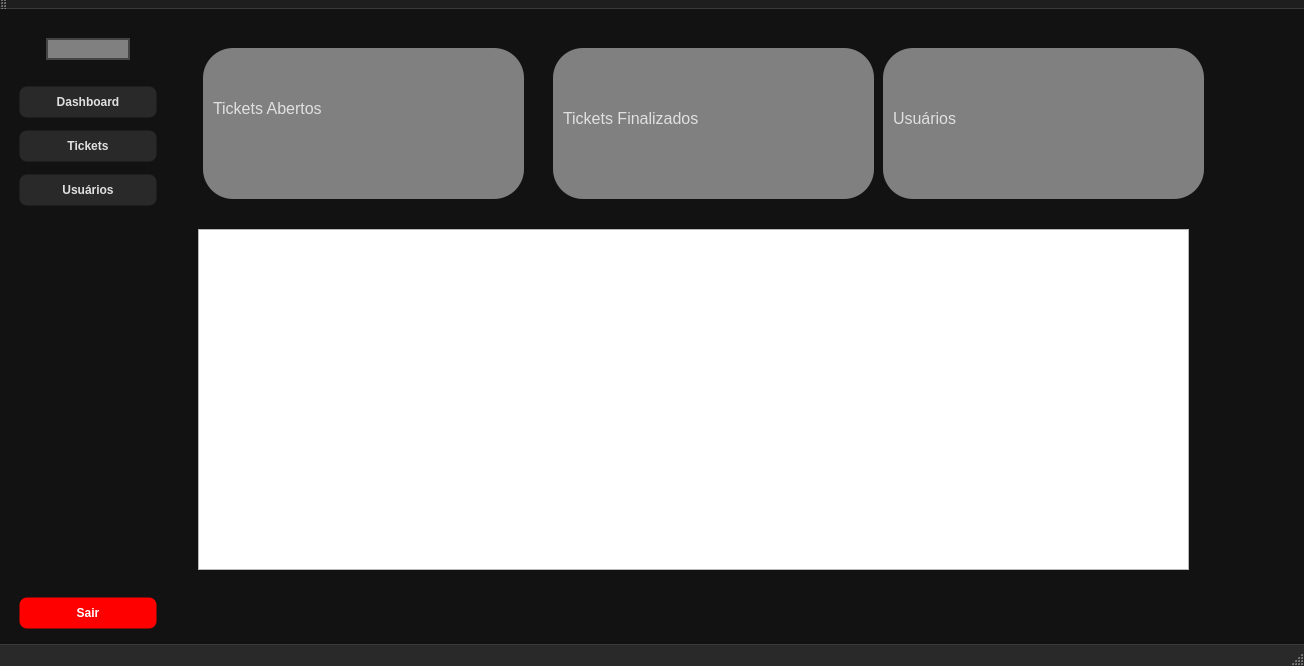
<?xml version="1.0" encoding="UTF-8"?>
<ui version="4.0">
 <class>Main</class>
 <widget class="QMainWindow" name="Main">
  <property name="geometry">
   <rect>
    <x>0</x>
    <y>0</y>
    <width>1304</width>
    <height>666</height>
   </rect>
  </property>
  <property name="windowTitle">
   <string>GERENCIADOR DE TICKETS</string>
  </property>
  <property name="styleSheet">
   <string notr="true">
    QMainWindow {
        background-color: #121212;
        color: #e0e0e0;
        font-family: &quot;Segoe UI&quot;, Tahoma, Geneva, Verdana, sans-serif;
        font-size: 14px;
    }
    QWidget#verticalLayoutWidget {
        	background-color: grey;
        
        border-right: 1px solid #2e2e2e;
    }
    QPushButton {
        background-color: #292929;
        color: #e0e0e0;
        border-radius: 8px;
        padding: 8px 15px;
        margin: 6px 10px;
        font-weight: 600;
        border: 1px solid transparent;
        transition: all 150ms ease-in-out;
        box-shadow: 0 2px 5px rgba(0,0,0,0.5);
    }
    QPushButton:hover {
        background-color: #3c3c3c;
        border: 1px solid #5a5a5a;
        box-shadow: 0 5px 15px rgba(0,0,0,0.7);
    }
    QPushButton:pressed {
        background-color: #222222;
        box-shadow: none;
    }
    QLabel#label {
        margin-top: 20px;
        margin-bottom: 20px;
        padding: 0;
        qproperty-alignment: 'AlignHCenter | AlignVCenter';
    }
    QLabel {
        color: #e0e0e0;
        font-size: 16px;
    }
    QStatusBar {
        background-color: #292929;
        color: #b0b0b0;
        border-top: 1px solid #3a3a3a;
        font-size: 12px;
    }
    QToolBar {
        background-color: #1e1e1e;
        border-bottom: 1px solid #3a3a3a;
        spacing: 6px;
    }
    QScrollBar:vertical {
        background: #1e1e1e;
        width: 12px;
        margin: 20px 0 20px 0;
        border-radius: 6px;
    }
    QScrollBar::handle:vertical {
        background: #444;
        min-height: 20px;
        border-radius: 6px;
    }
    QScrollBar::handle:vertical:hover {
        background: #666;
    }
    QScrollBar::add-line:vertical, QScrollBar::sub-line:vertical {
        height: 0;
    }
   </string>
  </property>
  <widget class="QWidget" name="centralwidget">
   <property name="styleSheet">
    <string notr="true">/* Estilo Geral da Janela */
QMainWindow {
    background-color: #121212;
    color: #e0e0e0;
    font-family: &quot;Segoe UI&quot;, Tahoma, Geneva, Verdana, sans-serif;
    font-size: 14px;
}

/* Menu Lateral */
QWidget#verticalLayoutWidget {
    background: qlineargradient(x1:0, y1:0, x2:0, y2:1,
        stop:0 #1c1c1c, stop:1 #2a2a2a);
    border-right: 1px solid #2e2e2e;
}

/* Botões padrão */
QPushButton {
    background-color: #292929;
    color: #e0e0e0;
    border-radius: 8px;
    padding: 8px 15px;
    margin: 6px 10px;
    font-weight: 600;
    border: 1px solid transparent;
    box-shadow: 0 2px 5px rgba(0,0,0,0.5);
}
QPushButton:hover {
    background-color: #3c3c3c;
    border: 1px solid #5a5a5a;
    box-shadow: 0 5px 15px rgba(0,0,0,0.7);
}
QPushButton:pressed {
    background-color: #222222;
    box-shadow: none;
}

/* Botão vermelho de sair */
QPushButton#pushButton_3 {
    background-color: #d32f2f;
    color: white;
}
QPushButton#pushButton_3:hover {
    background-color: #b71c1c;
}

/* Label do ícone */
QLabel#label {
    margin-top: 20px;
    margin-bottom: 20px;
    padding: 0;
    qproperty-alignment: 'AlignHCenter | AlignVCenter';
    border-radius: 15px;
    border: 2px solid #444;
    max-width: 80px;
    max-height: 80px;
    background-color: #555;
}

/* Labels de Títulos */
QLabel {
    color: #e0e0e0;
    font-size: 16px;
}
QLabel#label_4 {
    font-size: 20px;
    font-weight: bold;
    color: #90caf9;
}

/* Campo de texto simples */
QLineEdit, QTextEdit {
    background-color: #1e1e1e;
    border: 1px solid #444;
    border-radius: 6px;
    padding: 6px 10px;
    color: #fff;
    font-size: 14px;
}
QLineEdit:focus, QTextEdit:focus {
    border: 1px solid #90caf9;
    background-color: #252525;
}

/* Tabela de dados */
QTableWidget {
    background-color: #1e1e1e;
    color: #e0e0e0;
    border: none;
    gridline-color: #333;
    font-size: 13px;
    selection-background-color: #455a64;
    selection-color: #ffffff;
}
QHeaderView::section {
    background-color: #263238;
    color: #fff;
    padding: 8px;
    border: 1px solid #3a3a3a;
    font-weight: bold;
}
QTableWidget::item:hover {
    background-color: #37474f;
}

/* Barra de status */
QStatusBar {
    background-color: #292929;
    color: #b0b0b0;
    border-top: 1px solid #3a3a3a;
    font-size: 12px;
}

/* ToolBar */
QToolBar {
    background-color: #1e1e1e;
    border-bottom: 1px solid #3a3a3a;
    spacing: 6px;
}

/* Scrollbars */
QScrollBar:vertical {
    background: #1e1e1e;
    width: 12px;
    margin: 20px 0;
    border-radius: 6px;
}
QScrollBar::handle:vertical {
    background: #444;
    min-height: 20px;
    border-radius: 6px;
}
QScrollBar::handle:vertical:hover {
    background: #666;
}
QScrollBar::add-line:vertical, QScrollBar::sub-line:vertical {
    height: 0;
}
</string>
   </property>
   <layout class="QGridLayout" name="gridLayout">
    <item row="0" column="0">
     <layout class="QVBoxLayout" name="verticalLayout">
      <property name="spacing">
       <number>0</number>
      </property>
      <item>
       <widget class="QLabel" name="label">
        <property name="minimumSize">
         <size>
          <width>60</width>
          <height>60</height>
         </size>
        </property>
        <property name="styleSheet">
         <string notr="true">
         margin-left: auto; margin-right: auto;
         max-width: 80px;
         max-height: 80px;
         border-radius: 15px;
         border: 2px solid #444;
		background-color: grey
        </string>
        </property>
        <property name="pixmap">
         <pixmap>ticket.png</pixmap>
        </property>
       </widget>
      </item>
      <item>
       <widget class="QPushButton" name="btn_dash">
        <property name="minimumSize">
         <size>
          <width>0</width>
          <height>40</height>
         </size>
        </property>
        <property name="text">
         <string>Dashboard</string>
        </property>
       </widget>
      </item>
      <item>
       <widget class="QPushButton" name="btn_tel_tickets">
        <property name="minimumSize">
         <size>
          <width>0</width>
          <height>40</height>
         </size>
        </property>
        <property name="text">
         <string>Tickets</string>
        </property>
       </widget>
      </item>
      <item>
       <widget class="QPushButton" name="btn_tela_usurios">
        <property name="minimumSize">
         <size>
          <width>0</width>
          <height>40</height>
         </size>
        </property>
        <property name="text">
         <string>Usuários</string>
        </property>
       </widget>
      </item>
      <item>
       <spacer name="verticalSpacer">
        <property name="orientation">
         <enum>Qt::Vertical</enum>
        </property>
        <property name="sizeHint" stdset="0">
         <size>
          <width>158</width>
          <height>358</height>
         </size>
        </property>
       </spacer>
      </item>
      <item>
       <widget class="QPushButton" name="pushButton_3">
        <property name="minimumSize">
         <size>
          <width>0</width>
          <height>40</height>
         </size>
        </property>
        <property name="styleSheet">
         <string notr="true">background-color: red</string>
        </property>
        <property name="text">
         <string>Sair</string>
        </property>
       </widget>
      </item>
     </layout>
    </item>
    <item row="0" column="1">
     <widget class="QStackedWidget" name="stackedWidget">
      <property name="currentIndex">
       <number>4</number>
      </property>
      <widget class="QWidget" name="page">
       <widget class="QTableWidget" name="tb_tickets">
        <property name="geometry">
         <rect>
          <x>90</x>
          <y>150</y>
          <width>911</width>
          <height>351</height>
         </rect>
        </property>
        <column>
         <property name="text">
          <string>N°</string>
         </property>
        </column>
        <column>
         <property name="text">
          <string>Título</string>
         </property>
        </column>
        <column>
         <property name="text">
          <string>Cliente</string>
         </property>
        </column>
        <column>
         <property name="text">
          <string>Prioridade</string>
         </property>
        </column>
        <column>
         <property name="text">
          <string>Status</string>
         </property>
        </column>
        <column>
         <property name="text">
          <string>Data de Criação</string>
         </property>
        </column>
        <column>
         <property name="text">
          <string>Ações</string>
         </property>
        </column>
       </widget>
       <widget class="QPushButton" name="btn_novo_ticket">
        <property name="geometry">
         <rect>
          <x>50</x>
          <y>60</y>
          <width>181</width>
          <height>51</height>
         </rect>
        </property>
        <property name="text">
         <string>Novo Ticket</string>
        </property>
       </widget>
       <widget class="QLineEdit" name="search_tickets">
        <property name="geometry">
         <rect>
          <x>500</x>
          <y>60</y>
          <width>200</width>
          <height>41</height>
         </rect>
        </property>
        <property name="placeholderText">
         <string>Buscar tickets...</string>
        </property>
       </widget>
       <widget class="QPushButton" name="btn_buscar_tickets">
        <property name="geometry">
         <rect>
          <x>710</x>
          <y>60</y>
          <width>101</width>
          <height>41</height>
         </rect>
        </property>
        <property name="text">
         <string>Buscar</string>
        </property>
       </widget>
      </widget>
      <widget class="QWidget" name="page_3">
       <widget class="QTableWidget" name="tb_users">
        <property name="geometry">
         <rect>
          <x>130</x>
          <y>150</y>
          <width>871</width>
          <height>351</height>
         </rect>
        </property>
        <column>
         <property name="text">
          <string>Nome</string>
         </property>
        </column>
        <column>
         <property name="text">
          <string>E-mail</string>
         </property>
        </column>
        <column>
         <property name="text">
          <string>Tipo</string>
         </property>
        </column>
        <column>
         <property name="text">
          <string>Quant. tickets</string>
         </property>
        </column>
        <column>
         <property name="text">
          <string>Criado</string>
         </property>
        </column>
        <column>
         <property name="text">
          <string>Ações</string>
         </property>
        </column>
       </widget>
       <widget class="QPushButton" name="btn_novo_usuario">
        <property name="geometry">
         <rect>
          <x>70</x>
          <y>60</y>
          <width>191</width>
          <height>51</height>
         </rect>
        </property>
        <property name="text">
         <string>Adicionar Usuário</string>
        </property>
       </widget>
       <widget class="QLineEdit" name="Search_user">
        <property name="geometry">
         <rect>
          <x>549</x>
          <y>60</y>
          <width>181</width>
          <height>41</height>
         </rect>
        </property>
        <property name="placeholderText">
         <string>Buscar usuários...</string>
        </property>
       </widget>
       <widget class="QPushButton" name="btn_buscar_users">
        <property name="geometry">
         <rect>
          <x>740</x>
          <y>60</y>
          <width>111</width>
          <height>41</height>
         </rect>
        </property>
        <property name="text">
         <string>Buscar</string>
        </property>
       </widget>
      </widget>
      <widget class="QWidget" name="page_4">
       <widget class="QPushButton" name="btn_cadastrar_usuario">
        <property name="geometry">
         <rect>
          <x>340</x>
          <y>400</y>
          <width>191</width>
          <height>51</height>
         </rect>
        </property>
        <property name="text">
         <string>CADASTRAR</string>
        </property>
       </widget>
       <widget class="QLineEdit" name="name_user">
        <property name="geometry">
         <rect>
          <x>120</x>
          <y>210</y>
          <width>651</width>
          <height>31</height>
         </rect>
        </property>
       </widget>
       <widget class="QLabel" name="label_5">
        <property name="geometry">
         <rect>
          <x>120</x>
          <y>180</y>
          <width>131</width>
          <height>21</height>
         </rect>
        </property>
        <property name="text">
         <string>Nome</string>
        </property>
       </widget>
       <widget class="QLabel" name="label_6">
        <property name="geometry">
         <rect>
          <x>120</x>
          <y>260</y>
          <width>131</width>
          <height>21</height>
         </rect>
        </property>
        <property name="text">
         <string>E-mail</string>
        </property>
       </widget>
       <widget class="QLineEdit" name="email_user">
        <property name="geometry">
         <rect>
          <x>120</x>
          <y>290</y>
          <width>381</width>
          <height>31</height>
         </rect>
        </property>
       </widget>
       <widget class="QLabel" name="label_7">
        <property name="geometry">
         <rect>
          <x>510</x>
          <y>260</y>
          <width>131</width>
          <height>21</height>
         </rect>
        </property>
        <property name="text">
         <string>Senha</string>
        </property>
       </widget>
       <widget class="QLineEdit" name="Password_user">
        <property name="geometry">
         <rect>
          <x>510</x>
          <y>290</y>
          <width>251</width>
          <height>31</height>
         </rect>
        </property>
       </widget>
       <widget class="QComboBox" name="comboBox">
        <property name="geometry">
         <rect>
          <x>120</x>
          <y>340</y>
          <width>181</width>
          <height>31</height>
         </rect>
        </property>
        <item>
         <property name="text">
          <string>Admin</string>
         </property>
        </item>
        <item>
         <property name="text">
          <string>Cliente</string>
         </property>
        </item>
       </widget>
       <widget class="QLabel" name="label_8">
        <property name="geometry">
         <rect>
          <x>120</x>
          <y>320</y>
          <width>131</width>
          <height>21</height>
         </rect>
        </property>
        <property name="text">
         <string>Tipo</string>
        </property>
       </widget>
      </widget>
      <widget class="QWidget" name="page_2">
       <widget class="QLineEdit" name="titulo_ticket">
        <property name="geometry">
         <rect>
          <x>120</x>
          <y>90</y>
          <width>651</width>
          <height>31</height>
         </rect>
        </property>
       </widget>
       <widget class="QTextEdit" name="descricao_ticket">
        <property name="geometry">
         <rect>
          <x>120</x>
          <y>140</y>
          <width>651</width>
          <height>381</height>
         </rect>
        </property>
       </widget>
       <widget class="QLabel" name="label_2">
        <property name="geometry">
         <rect>
          <x>120</x>
          <y>60</y>
          <width>131</width>
          <height>21</height>
         </rect>
        </property>
        <property name="text">
         <string>Título</string>
        </property>
       </widget>
       <widget class="QLabel" name="label_3">
        <property name="geometry">
         <rect>
          <x>120</x>
          <y>120</y>
          <width>131</width>
          <height>21</height>
         </rect>
        </property>
        <property name="text">
         <string>Descrição</string>
        </property>
       </widget>
       <widget class="QPushButton" name="btn_cadastrar_ticket">
        <property name="geometry">
         <rect>
          <x>350</x>
          <y>550</y>
          <width>191</width>
          <height>51</height>
         </rect>
        </property>
        <property name="text">
         <string>Salvar e Abrir ticket</string>
        </property>
       </widget>
       <widget class="QLabel" name="label_prioridade">
        <property name="geometry">
         <rect>
          <x>120</x>
          <y>540</y>
          <width>131</width>
          <height>21</height>
         </rect>
        </property>
        <property name="text">
         <string>Prioridade</string>
        </property>
       </widget>
       <widget class="QComboBox" name="combo_prioridade">
        <property name="geometry">
         <rect>
          <x>120</x>
          <y>560</y>
          <width>171</width>
          <height>22</height>
         </rect>
        </property>
        <item>
         <property name="text">
          <string>Baixa</string>
         </property>
        </item>
        <item>
         <property name="text">
          <string>Média</string>
         </property>
        </item>
        <item>
         <property name="text">
          <string>Alta</string>
         </property>
        </item>
        <item>
         <property name="text">
          <string>Urgente</string>
         </property>
        </item>
       </widget>
       <widget class="QLabel" name="label_4">
        <property name="geometry">
         <rect>
          <x>350</x>
          <y>20</y>
          <width>241</width>
          <height>31</height>
         </rect>
        </property>
        <property name="text">
         <string>CRIAR NOVO TICKET</string>
        </property>
       </widget>
      </widget>
      <widget class="QWidget" name="page_5">
       <widget class="QLabel" name="label_11">
        <property name="geometry">
         <rect>
          <x>30</x>
          <y>30</y>
          <width>321</width>
          <height>151</height>
         </rect>
        </property>
        <property name="styleSheet">
         <string notr="true">Background-color: Grey;
border-radius: 30px</string>
        </property>
        <property name="text">
         <string/>
        </property>
       </widget>
       <widget class="QLabel" name="label_9">
        <property name="geometry">
         <rect>
          <x>40</x>
          <y>70</y>
          <width>141</width>
          <height>41</height>
         </rect>
        </property>
        <property name="text">
         <string>Tickets Abertos</string>
        </property>
       </widget>
       <widget class="QLabel" name="txt_quant_tickets">
        <property name="geometry">
         <rect>
          <x>190</x>
          <y>70</y>
          <width>71</width>
          <height>61</height>
         </rect>
        </property>
        <property name="text">
         <string/>
        </property>
       </widget>
       <widget class="QLabel" name="label_12">
        <property name="geometry">
         <rect>
          <x>380</x>
          <y>30</y>
          <width>321</width>
          <height>151</height>
         </rect>
        </property>
        <property name="styleSheet">
         <string notr="true">Background-color: Grey;
border-radius: 30px</string>
        </property>
        <property name="text">
         <string/>
        </property>
       </widget>
       <widget class="QLabel" name="txt_quant_tickets_finalizados">
        <property name="geometry">
         <rect>
          <x>560</x>
          <y>70</y>
          <width>71</width>
          <height>61</height>
         </rect>
        </property>
        <property name="text">
         <string/>
        </property>
       </widget>
       <widget class="QLabel" name="label_10">
        <property name="geometry">
         <rect>
          <x>390</x>
          <y>80</y>
          <width>141</width>
          <height>41</height>
         </rect>
        </property>
        <property name="text">
         <string>Tickets Finalizados</string>
        </property>
       </widget>
       <widget class="QLabel" name="label_13">
        <property name="geometry">
         <rect>
          <x>710</x>
          <y>30</y>
          <width>321</width>
          <height>151</height>
         </rect>
        </property>
        <property name="styleSheet">
         <string notr="true">Background-color: Grey;
border-radius: 30px</string>
        </property>
        <property name="text">
         <string/>
        </property>
       </widget>
       <widget class="QLabel" name="label_14">
        <property name="geometry">
         <rect>
          <x>720</x>
          <y>80</y>
          <width>141</width>
          <height>41</height>
         </rect>
        </property>
        <property name="text">
         <string>Usuários</string>
        </property>
       </widget>
       <widget class="QLabel" name="txt_quant_tickets_finalizados_2">
        <property name="geometry">
         <rect>
          <x>890</x>
          <y>70</y>
          <width>71</width>
          <height>61</height>
         </rect>
        </property>
        <property name="text">
         <string/>
        </property>
       </widget>
       <widget class="QGraphicsView" name="widget_grafico">
        <property name="geometry">
         <rect>
          <x>25</x>
          <y>211</y>
          <width>991</width>
          <height>341</height>
         </rect>
        </property>
       </widget>
       <widget class="QLabel" name="label_total_tickets">
        <property name="geometry">
         <rect>
          <x>230</x>
          <y>60</y>
          <width>71</width>
          <height>61</height>
         </rect>
        </property>
        <property name="text">
         <string/>
        </property>
       </widget>
       <widget class="QLabel" name="label_baixa">
        <property name="geometry">
         <rect>
          <x>260</x>
          <y>530</y>
          <width>71</width>
          <height>61</height>
         </rect>
        </property>
        <property name="text">
         <string/>
        </property>
       </widget>
       <widget class="QLabel" name="label_media">
        <property name="geometry">
         <rect>
          <x>540</x>
          <y>530</y>
          <width>71</width>
          <height>61</height>
         </rect>
        </property>
        <property name="text">
         <string/>
        </property>
       </widget>
       <widget class="QLabel" name="label_alta">
        <property name="geometry">
         <rect>
          <x>780</x>
          <y>530</y>
          <width>71</width>
          <height>61</height>
         </rect>
        </property>
        <property name="text">
         <string/>
        </property>
       </widget>
      </widget>
     </widget>
    </item>
   </layout>
  </widget>
  <widget class="QStatusBar" name="statusbar"/>
  <widget class="QToolBar" name="toolBar">
   <property name="windowTitle">
    <string>toolBar</string>
   </property>
   <attribute name="toolBarArea">
    <enum>TopToolBarArea</enum>
   </attribute>
   <attribute name="toolBarBreak">
    <bool>false</bool>
   </attribute>
  </widget>
 </widget>
 <resources/>
 <connections/>
</ui>
